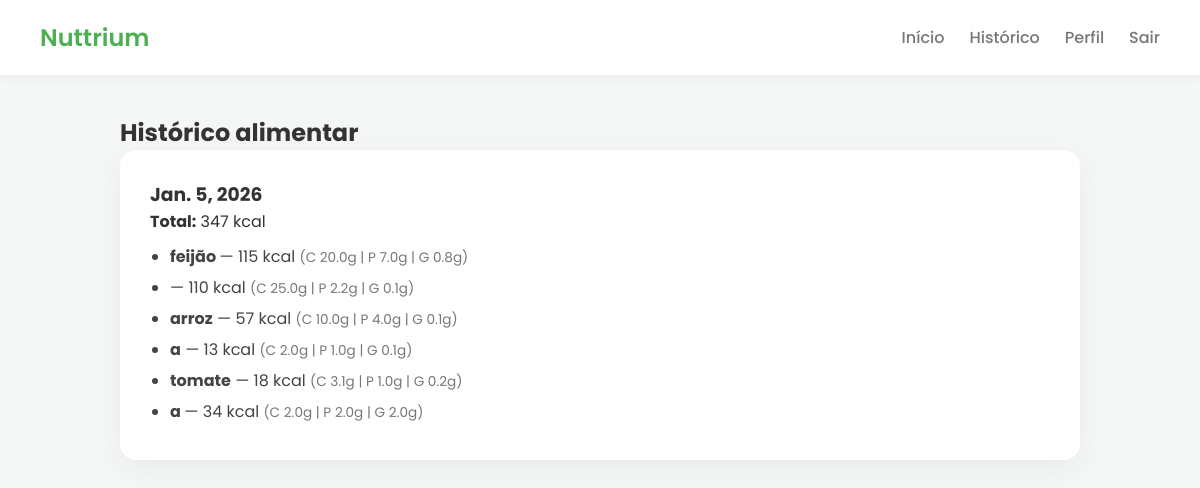
Screenshot of /historico/ (signed in) with the database file from the repository.
### alimentacao/models.py (models this page shows, shortened)
class Refeicao(models.Model):
    user = models.ForeignKey(User, on_delete=models.CASCADE)
    nome = models.CharField(max_length=100)
    carboidratos = models.FloatField()
    proteinas = models.FloatField()
    gorduras = models.FloatField()
    data = models.DateField(auto_now_add=True)
    def calorias(self):
        return self.carboidratos * 4 + self.proteinas * 4 + self.gorduras * 9

### alimentacao/views.py (the view)
# urls.py: path('historico/', views.historico, name='historico'),
@login_required
def historico(request):
    refeicoes = Refeicao.objects.filter(user=request.user).order_by("-data")
    dias = defaultdict(list)
    for r in refeicoes:
        dias[r.data].append(r)
    historico_formatado = []
    for data, itens in dias.items():
        total = sum(r.calorias() for r in itens)
        historico_formatado.append({
            "data": data,
            "total": total,
            "itens": itens
        })
    return render(request, "historico.html", {
        "dias": historico_formatado
    })

### alimentacao/templates/historico.html
{% extends 'base.html' %}
{% block content %}
<h2>Histórico alimentar</h2>
{% for dia in dias %}
  <div class="card">
    <h3>{{ dia.data }}</h3>
    <p><strong>Total:</strong> {{ dia.total|floatformat:0 }} kcal</p>
    <ul class="lista-alimentos">
      {% for r in dia.itens %}
        <li>
          <strong>{{ r.nome }}</strong> —
          {{ r.calorias|floatformat:0 }} kcal
          <span class="macros">
            (C {{ r.carboidratos }}g |
             P {{ r.proteinas }}g |
             G {{ r.gorduras }}g)
          </span>
        </li>
      {% endfor %}
    </ul>
  </div>
{% empty %}
  <p>Nenhum registro ainda.</p>
{% endfor %}
{% endblock %}

### alimentacao/templates/base.html (shortened to what this page needs)
{% load static %}
<!DOCTYPE html>
<html lang="pt-br">
<head>
  <link rel="stylesheet" href="{% static 'css/styles.css' %}">
</head>
<body>
<header>
  <nav>
    <h1>Nuttrium</h1>
  <ul>
  {% if user.is_authenticated %}
    <li><a href="{% url 'dashboard' %}">Início</a></li>
    <li><a href="{% url 'historico' %}">Histórico</a></li>
    <li><a href="{% url 'perfil' %}">Perfil</a></li>
    <li>
      <form method="post" action="{% url 'logout' %}">
        <button type="submit" class="nav-link">Sair</button>
      </form>
    </li>
  {% else %}
    <li><a href="{% url 'login' %}">Entrar</a></li>
    <li><a href="{% url 'cadastro' %}">Criar conta</a></li>
  {% endif %}
</ul>
  </nav>
</header>
<main>
  {% block content %}{% endblock %}
</main>
</body>
</html>

### alimentacao/static/css/styles.css (style rules this page uses)
:root { --verde: #4CAF50; --verde-escuro: #16771b; --fundo: #f4f7f6; --card: #ffffff; --texto: #333; --cinza: #777; }
* { margin: 0; padding: 0; box-sizing: border-box; font-family: 'Poppins', sans-serif; }
body { background: var(--fundo); color: var(--texto); }
header { background: var(--card); padding: 20px 40px; box-shadow: 0 2px 10px rgba(0,0,0,.05); }
nav { display: flex; justify-content: space-between; align-items: center; }
nav h1 { color: var(--verde); font-weight: 600; }
nav ul { list-style: none; display: flex; gap: 25px; }
nav a { text-decoration: none; color: var(--cinza); font-weight: 500; }
nav .nav-link { background: none; border: none; padding: 0; font: inherit; text-decoration: none; color: var(--cinza); font-weight: 500; cursor: pointer; }
main { max-width: 1000px; margin: 40px auto; padding: 0 20px; }
.card { background: var(--card); padding: 30px; border-radius: 16px; box-shadow: 0 8px 30px rgba(0,0,0,.05); margin-bottom: 30px; }
form { display: grid; gap: 15px; }
input, select, button { padding: 12px; border-radius: 10px; border: 1px solid #ddd; font-size: 14px; }
button { background: var(--verde); color: white; border: none; cursor: pointer; font-weight: 500; }
.lista-alimentos { margin-top: 10px; padding-left: 20px; }
.lista-alimentos li { margin-bottom: 6px; color: #444; }
.macros { color: #777; font-size: 0.85rem; }

### rows the page displays
Refeicao: data "Jan. 5, 2026", nome "feijão", calorias "115", carboidratos "20.0", proteinas "7.0", gorduras "0.8"
Refeicao: calorias "110", carboidratos "25.0", proteinas "2.2", gorduras "0.1"
Refeicao: nome "arroz", calorias "57", carboidratos "10.0", proteinas "4.0", gorduras "0.1"
Refeicao: nome "a", calorias "13", carboidratos "2.0", proteinas "1.0", gorduras "0.1"
Refeicao: nome "tomate", calorias "18", carboidratos "3.1", proteinas "1.0", gorduras "0.2"
Refeicao: nome "a", calorias "34", carboidratos "2.0", proteinas "2.0", gorduras "2.0"

### other values shown
{{ dia.total|floatformat:0 }} "347"
